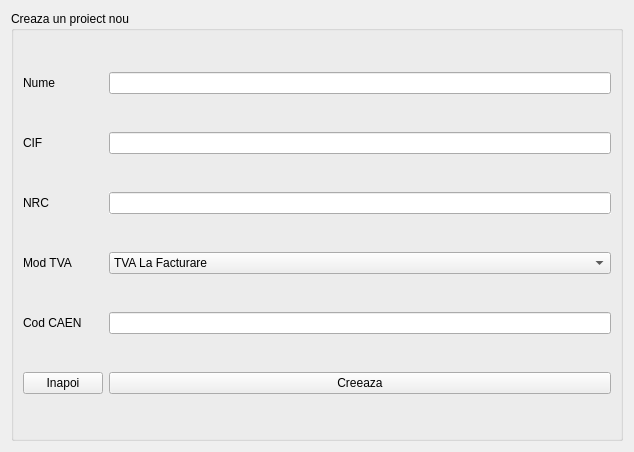
<?xml version="1.0" encoding="UTF-8"?>
<ui version="4.0">
 <class>w_CreateProjet</class>
 <widget class="QWidget" name="w_CreateProjet">
  <property name="geometry">
   <rect>
    <x>0</x>
    <y>0</y>
    <width>634</width>
    <height>452</height>
   </rect>
  </property>
  <property name="windowTitle">
   <string>Creaza proiect</string>
  </property>
  <layout class="QGridLayout" name="gridLayout">
   <item row="0" column="0" colspan="2">
    <widget class="QGroupBox" name="groupBox">
     <property name="title">
      <string>Creaza un proiect nou</string>
     </property>
     <layout class="QGridLayout" name="gridLayout_2">
      <item row="3" column="0">
       <widget class="QLabel" name="lb_Vat_Mode">
        <property name="toolTip">
         <string>Mod TVA</string>
        </property>
        <property name="text">
         <string>Mod TVA</string>
        </property>
       </widget>
      </item>
      <item row="0" column="2">
       <widget class="QLineEdit" name="le_Name">
        <property name="clearButtonEnabled">
         <bool>true</bool>
        </property>
       </widget>
      </item>
      <item row="4" column="0">
       <widget class="QLabel" name="lb_caen_code">
        <property name="text">
         <string>Cod CAEN</string>
        </property>
       </widget>
      </item>
      <item row="1" column="2">
       <widget class="QLineEdit" name="le_CIF">
        <property name="clearButtonEnabled">
         <bool>true</bool>
        </property>
       </widget>
      </item>
      <item row="2" column="0">
       <widget class="QLabel" name="lb_NRC">
        <property name="toolTip">
         <string>Numar inregistrare la Registrul Comertului</string>
        </property>
        <property name="toolTipDuration">
         <number>-1</number>
        </property>
        <property name="text">
         <string>NRC</string>
        </property>
       </widget>
      </item>
      <item row="1" column="0">
       <widget class="QLabel" name="lb_CIF">
        <property name="toolTip">
         <string>Cod de identificare fiscala</string>
        </property>
        <property name="toolTipDuration">
         <number>-1</number>
        </property>
        <property name="text">
         <string>CIF</string>
        </property>
       </widget>
      </item>
      <item row="5" column="2">
       <widget class="QPushButton" name="pb_Cancel">
        <property name="sizePolicy">
         <sizepolicy hsizetype="Minimum" vsizetype="Fixed">
          <horstretch>0</horstretch>
          <verstretch>0</verstretch>
         </sizepolicy>
        </property>
        <property name="text">
         <string>Creeaza</string>
        </property>
       </widget>
      </item>
      <item row="2" column="2">
       <widget class="QLineEdit" name="le_NRC">
        <property name="autoFillBackground">
         <bool>true</bool>
        </property>
        <property name="clearButtonEnabled">
         <bool>true</bool>
        </property>
       </widget>
      </item>
      <item row="0" column="0" colspan="2">
       <widget class="QLabel" name="lb_namel">
        <property name="toolTip">
         <string>Numele societatii</string>
        </property>
        <property name="text">
         <string>Nume</string>
        </property>
       </widget>
      </item>
      <item row="4" column="2">
       <widget class="QLineEdit" name="le_CAEN">
        <property name="clearButtonEnabled">
         <bool>true</bool>
        </property>
       </widget>
      </item>
      <item row="5" column="0" colspan="2">
       <widget class="QPushButton" name="pb_Create">
        <property name="sizePolicy">
         <sizepolicy hsizetype="Minimum" vsizetype="Fixed">
          <horstretch>0</horstretch>
          <verstretch>0</verstretch>
         </sizepolicy>
        </property>
        <property name="text">
         <string>Inapoi</string>
        </property>
       </widget>
      </item>
      <item row="3" column="2">
       <widget class="QComboBox" name="cb_VAT_Mode">
        <property name="toolTip">
         <string>Mod TVA</string>
        </property>
        <item>
         <property name="text">
          <string>TVA La Facturare</string>
         </property>
        </item>
        <item>
         <property name="text">
          <string>TVA La incasare</string>
         </property>
        </item>
        <item>
         <property name="text">
          <string>Neplatitor TVA</string>
         </property>
        </item>
       </widget>
      </item>
     </layout>
    </widget>
   </item>
  </layout>
 </widget>
 <resources/>
 <connections/>
</ui>
